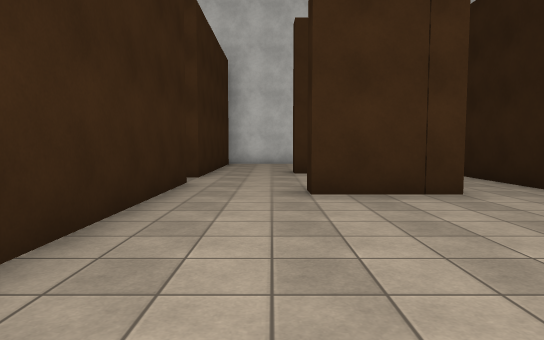
View 1 (above)

19 first-person views from a walk through a scene from a Unity 3-D project. The camera is 1.3 m above the floor, tilts 4° down and sees 75° across. The floor is counted in squares, 2 m on a side. Each view is taken from the middle of a square. On the plan, view 1 faces up. The plan holds only what a view shows up to about 10 squares ahead; the rest is blank. The place goes on beyond the plan. The player is left out. Some animated figures are not drawn. Surface patterns are stand-ins for the level's own textures.

View 2
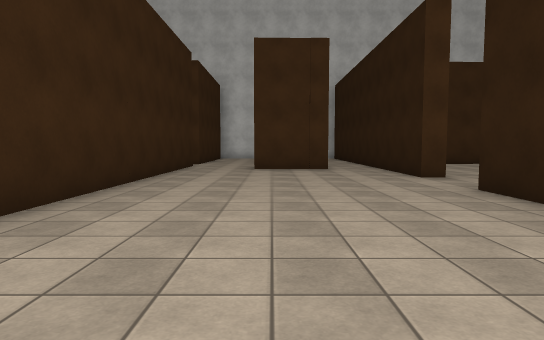

View 3
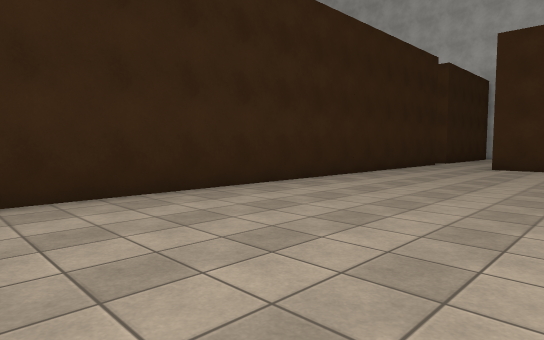

View 4
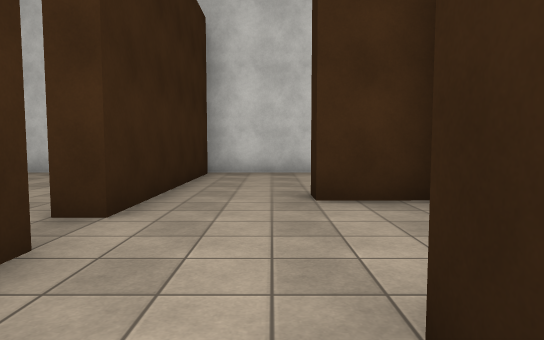

View 5
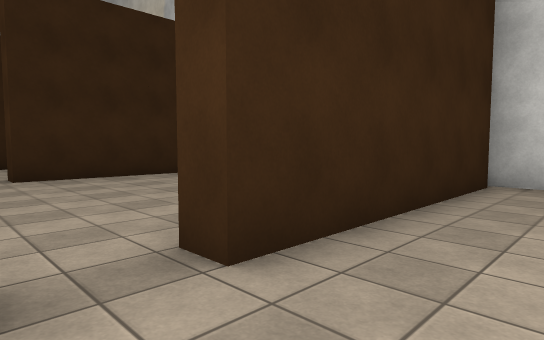

View 6
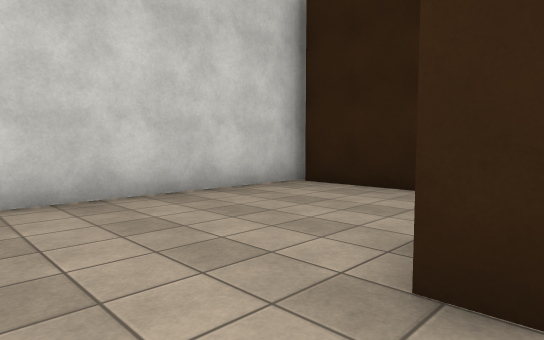

View 7
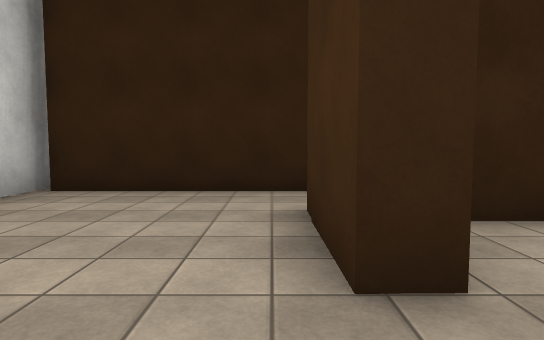

View 8
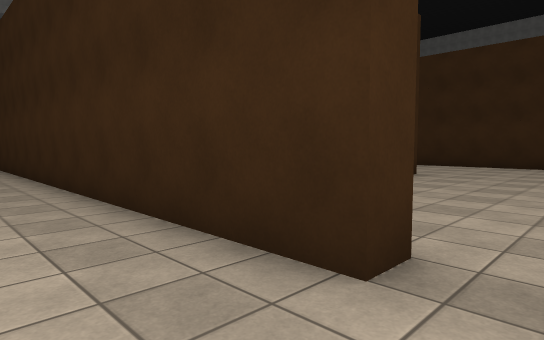

View 9
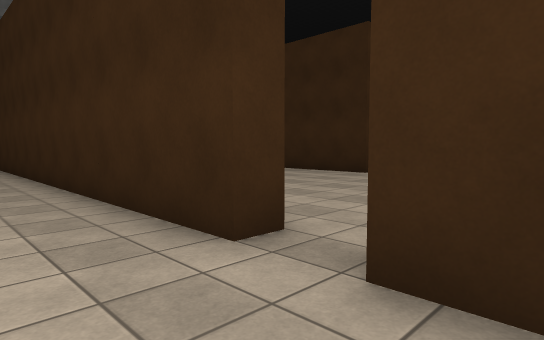

View 10
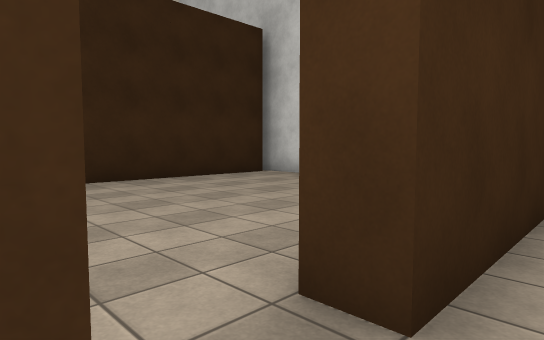

View 11
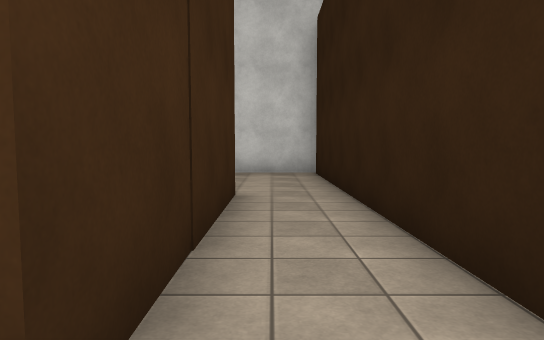

View 12
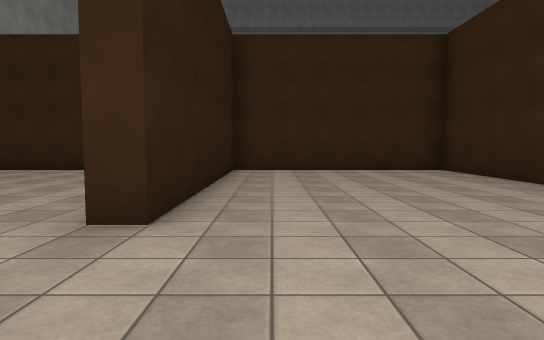

View 13
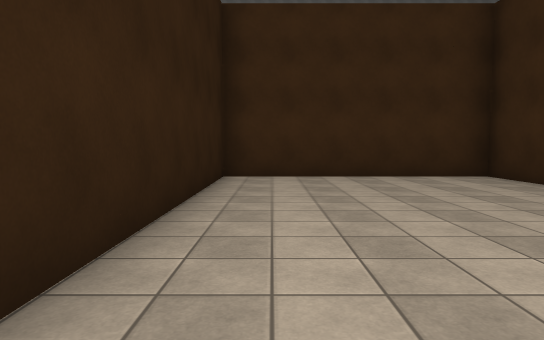

View 14
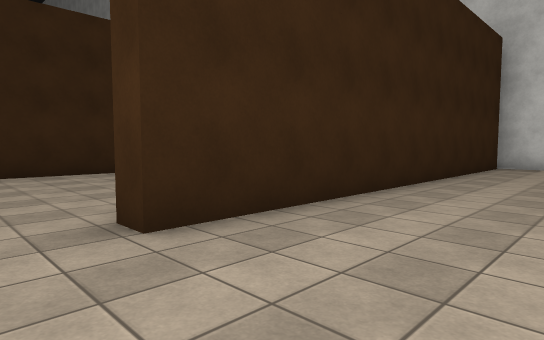

View 15
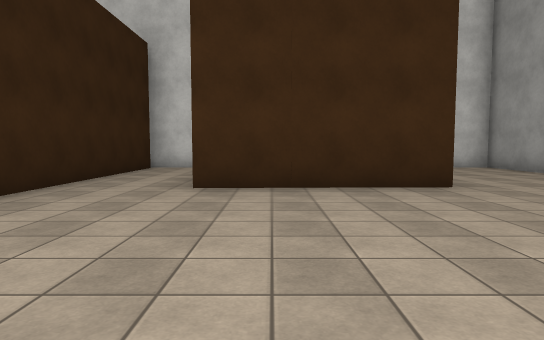

View 16
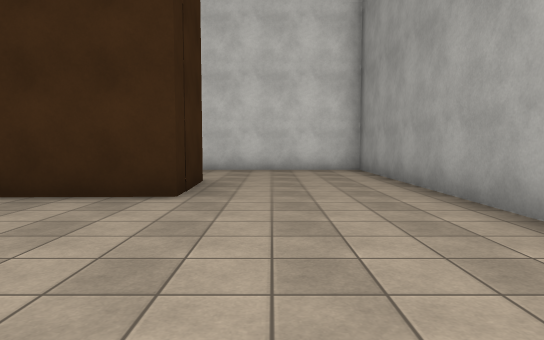

View 17
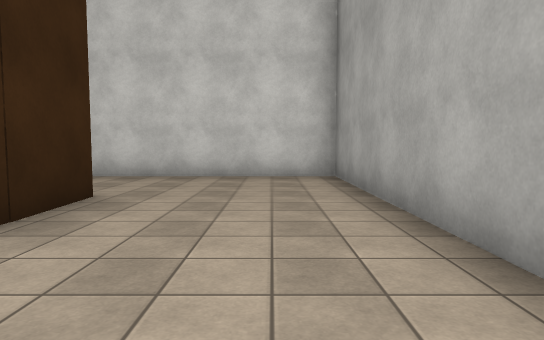

View 18
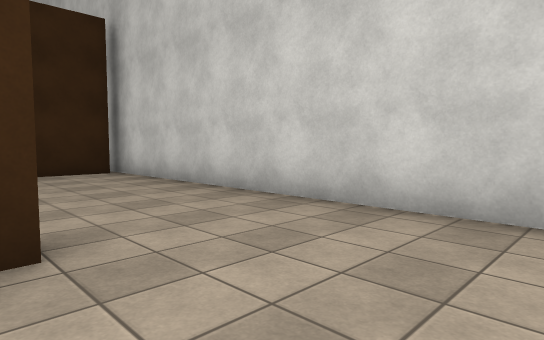

View 19
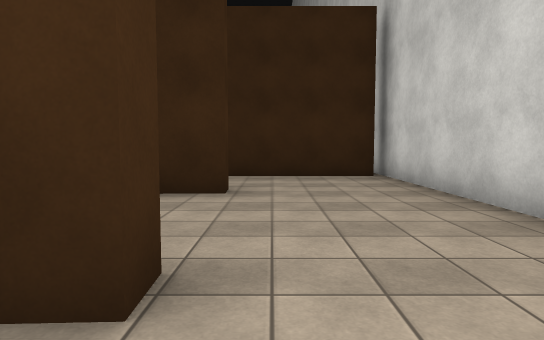

### Floor plan
Ten units are one square. View 1 is at (0, 0); x grows to the right and y downward. Boxes are objects, and circles mark ways between rooms. Rooms are numbered by the first view taken in them; rooms with no view inside come last. Other rooms are left out.
<svg viewBox="-25 -129 173 214">
<path fill="none" stroke="#000" d="M45 -22 40 -22 40 -45M-15 -35 -15 64 40 64 40 -1 46 -1M25 -47 6 -46M20 -82 5 -81 5 -86 25 -87 25 -47M20 -66 20 -74M-15 -62 -15 -35M6 -46 6 -52M39 -124 -15 -124 -15 -72M40 -45 40 -122M79 64 102 64M67 -93 72 -93 73 -85M143 -60 143 -124 39 -124M102 -94 107 -95 108 -75 68 -74M45 -122 45 -22"/>
<circle cx="7" cy="-47" r="3" fill="#2a7"/>
<circle cx="40" cy="-15" r="3" fill="#2a7"/>
<text x="10" y="10">1</text>
<text x="10" y="-90">2</text>
<text x="0" y="80">3</text>
</svg>
Room 1 opens to room 2. Room 1 opens to room 3.

Where each view was taken, in squares from view 1:
view 1: 0 up, 0 right, facing up
view 2: 5 down, 1 right, facing up
view 3: 6 down, 3 right, facing up-left
view 4: 4 up, 0 right, facing up
view 5: 6 up, 0 right, facing up-left
view 6: 8 up, 1 left, facing up-right
view 7: 9 up, 1 left, facing right
view 8: 7 up, 0 right, facing down-left
view 9: 8 up, 0 right, facing down-left
view 10: 6 up, 1 left, facing up-left
view 11: 4 up, 3 right, facing up
view 12: 3 up, 3 right, facing down
view 13: 1 up, 3 right, facing down
view 14: 1 up, 7 right, facing up-left
view 15: 2 up, 8 right, facing up
view 16: 3 up, 12 right, facing up
view 17: 5 up, 13 right, facing up
view 18: 9 up, 13 right, facing up-left
view 19: 10 up, 12 right, facing left
